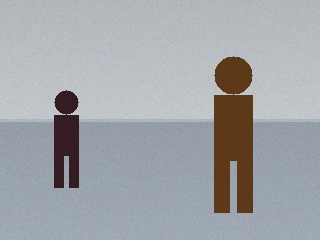
#> input picture vision/dataset/com_presenca/presenca_01.jpg, 320 x 240 px; its folder holds only this picture in this run; the run also reads 1 picture not shown here
$ python detector_presenca.py   (older library calls are emulated)
#> lines starting #> are read from the running program, lines starting #| are printed output that depends on the picture; after the words box and inside, x2 and y2 are one past the last pixel; in counts of white or black regions, pixels touching at a corner belong together
"""
Módulo de Visão Computacional – Detecção de Presença.

Detecta se há uma pessoa próxima ao totem usando duas abordagens:
1. HOG (Histogram of Oriented Gradients) Person Detector — OpenCV
2. MediaPipe Face Detection — detecção facial como proxy de presença

O módulo é usado de duas formas:
- Em tempo real: integrado ao app do totem (Streamlit) como trigger de sessão
- Offline: processamento de imagens do dataset para treinar o classificador

Substitui funcionalmente o sensor PIR do ESP32 descrito na Sprint 1,
usando visão computacional em vez de sensor infravermelho.
"""

import cv2
import numpy as np
import os
import json
from datetime import datetime

# Tentar importar MediaPipe (fallback para HOG se não disponível)
try:
    import mediapipe as mp
    MEDIAPIPE_DISPONIVEL = True
except ImportError:
    MEDIAPIPE_DISPONIVEL = False

BASE_DIR = os.path.dirname(os.path.dirname(os.path.abspath(__file__)))


class DetectorPresenca:
    """
    Detector de presença humana em imagens.

    Combina dois métodos para maior robustez:
    - HOG: detecta corpo inteiro (silhuetas)
    - MediaPipe: detecta rostos (proxy para presença próxima)

    A decisão final usa votação: se qualquer método detecta presença,
    o resultado é positivo (OR lógico), priorizando recall alto —
    no contexto do totem, é melhor ativar a tela desnecessariamente
    do que ignorar um visitante real.
    """

    def __init__(self, metodo: str = "combinado"):
        """
        Inicializa o detector.

        Args:
            metodo: 'hog', 'mediapipe' ou 'combinado' (padrão)
        """
        self.metodo = metodo
        self.hog = None
        self.mp_face = None

        # Inicializar HOG
        if metodo in ("hog", "combinado"):
            self.hog = cv2.HOGDescriptor()
            self.hog.setSVMDetector(cv2.HOGDescriptor_getDefaultPeopleDetector())

        # Inicializar MediaPipe
        if metodo in ("mediapipe", "combinado") and MEDIAPIPE_DISPONIVEL:
            self.mp_face = mp.solutions.face_detection.FaceDetection(
                min_detection_confidence=0.4,
                model_selection=0,  # 0 = curta distância (< 2m), ideal para totem
            )

    def detectar_hog(self, imagem: np.ndarray) -> dict:
        """Detecta pessoas usando HOG + SVM."""
        gray = cv2.cvtColor(imagem, cv2.COLOR_BGR2GRAY)

        # Detectar pessoas
        rects, pesos = self.hog.detectMultiScale(
            gray,
            winStride=(4, 4),
            padding=(8, 8),
            scale=1.05,
        )

        deteccoes = []
        for (x, y, w, h), peso in zip(rects, pesos):
            deteccoes.append({
                "bbox": [int(x), int(y), int(w), int(h)],
                "confianca": round(float(peso), 4),
            })

        return {
            "presenca": len(deteccoes) > 0,
            "num_pessoas": len(deteccoes),
            "confianca_max": max((d["confianca"] for d in deteccoes), default=0.0),
            "deteccoes": deteccoes,
            "metodo": "hog",
        }

    def detectar_mediapipe(self, imagem: np.ndarray) -> dict:
        """Detecta rostos usando MediaPipe Face Detection."""
        if self.mp_face is None:
            return {
                "presenca": False,
                "num_pessoas": 0,
                "confianca_max": 0.0,
                "deteccoes": [],
                "metodo": "mediapipe",
                "erro": "MediaPipe não disponível",
            }

        rgb = cv2.cvtColor(imagem, cv2.COLOR_BGR2RGB)
        resultado = self.mp_face.process(rgb)

        deteccoes = []
        if resultado.detections:
            h_img, w_img = imagem.shape[:2]
            for det in resultado.detections:
                bbox = det.location_data.relative_bounding_box
                deteccoes.append({
                    "bbox": [
                        int(bbox.xmin * w_img),
                        int(bbox.ymin * h_img),
                        int(bbox.width * w_img),
                        int(bbox.height * h_img),
                    ],
                    "confianca": round(det.score[0], 4),
                })

        return {
            "presenca": len(deteccoes) > 0,
            "num_pessoas": len(deteccoes),
            "confianca_max": max((d["confianca"] for d in deteccoes), default=0.0),
            "deteccoes": deteccoes,
            "metodo": "mediapipe",
        }

    def detectar(self, imagem: np.ndarray) -> dict:
        """
        Detecta presença humana na imagem.

        Args:
            imagem: array numpy BGR (OpenCV format)

        Returns:
            dict com presença detectada, confiança e detalhes
        """
        if self.metodo == "hog":
            return self.detectar_hog(imagem)
        elif self.metodo == "mediapipe":
            return self.detectar_mediapipe(imagem)
        else:
            # Método combinado: roda ambos e faz OR lógico
            res_hog = self.detectar_hog(imagem)
            res_mp = self.detectar_mediapipe(imagem)

            presenca = res_hog["presenca"] or res_mp["presenca"]
            confianca = max(res_hog["confianca_max"], res_mp["confianca_max"])
            num_pessoas = max(res_hog["num_pessoas"], res_mp["num_pessoas"])

            return {
                "presenca": presenca,
                "num_pessoas": num_pessoas,
                "confianca_max": round(confianca, 4),
                "metodo": "combinado",
                "detalhe_hog": res_hog,
                "detalhe_mediapipe": res_mp,
            }

    def detectar_arquivo(self, caminho: str) -> dict:
        """Detecta presença a partir de um arquivo de imagem."""
        if not os.path.exists(caminho):
            return {"erro": f"Arquivo não encontrado: {caminho}"}

        imagem = cv2.imread(caminho)
        if imagem is None:
            return {"erro": f"Não foi possível ler a imagem: {caminho}"}

        resultado = self.detectar(imagem)
        resultado["arquivo"] = caminho
        resultado["resolucao"] = f"{imagem.shape[1]}x{imagem.shape[0]}"
        resultado["timestamp"] = datetime.now().strftime("%Y-%m-%d %H:%M:%S")

        return resultado

    def anotar_imagem(self, imagem: np.ndarray, resultado: dict) -> np.ndarray:
        """
        Desenha bounding boxes e informações na imagem.
        Útil para debug e demonstração no vídeo.
        """
        img_anotada = imagem.copy()

        # Cor baseada no resultado
        cor = (0, 200, 0) if resultado["presenca"] else (0, 0, 200)
        label = "PRESENCA DETECTADA" if resultado["presenca"] else "SEM PRESENCA"

        # Label no topo
        cv2.rectangle(img_anotada, (0, 0), (img_anotada.shape[1], 35), cor, -1)
        cv2.putText(img_anotada, label, (10, 25),
                    cv2.FONT_HERSHEY_SIMPLEX, 0.7, (255, 255, 255), 2)

        # Bounding boxes (HOG)
        if "detalhe_hog" in resultado:
            for det in resultado["detalhe_hog"].get("deteccoes", []):
                x, y, w, h = det["bbox"]
                cv2.rectangle(img_anotada, (x, y), (x+w, y+h), (0, 255, 0), 2)
                cv2.putText(img_anotada, f"HOG {det['confianca']:.2f}",
                            (x, y-5), cv2.FONT_HERSHEY_SIMPLEX, 0.4, (0, 255, 0), 1)

        # Bounding boxes (MediaPipe)
        if "detalhe_mediapipe" in resultado:
            for det in resultado["detalhe_mediapipe"].get("deteccoes", []):
                x, y, w, h = det["bbox"]
                cv2.rectangle(img_anotada, (x, y), (x+w, y+h), (255, 0, 0), 2)
                cv2.putText(img_anotada, f"Face {det['confianca']:.2f}",
                            (x, y-5), cv2.FONT_HERSHEY_SIMPLEX, 0.4, (255, 0, 0), 1)

        # Confiança geral
        conf_texto = f"Confianca: {resultado['confianca_max']:.0%}"
        cv2.putText(img_anotada, conf_texto, (10, img_anotada.shape[0] - 10),
                    cv2.FONT_HERSHEY_SIMPLEX, 0.5, (255, 255, 255), 1)

        return img_anotada


def extrair_features(imagem: np.ndarray) -> np.ndarray:
    """
    Extrai features de uma imagem para o classificador de ML.

    Features extraídas:
    1. Histograma de cor (HSV) — 48 bins (16H + 16S + 16V)
    2. Estatísticas de textura — média e desvio de gradientes (2 valores)
    3. Proporção de pixels de pele — 1 valor
    4. HOG features reduzidas — 50 valores (PCA-like via resize)

    Total: 101 features por imagem
    """
    # Resize para normalizar
    img_resized = cv2.resize(imagem, (128, 96))

    # --- Feature 1: Histograma HSV ---
    hsv = cv2.cvtColor(img_resized, cv2.COLOR_BGR2HSV)
    hist_h = cv2.calcHist([hsv], [0], None, [16], [0, 180]).flatten()
    hist_s = cv2.calcHist([hsv], [1], None, [16], [0, 256]).flatten()
    hist_v = cv2.calcHist([hsv], [2], None, [16], [0, 256]).flatten()

    # Normalizar
    hist_h = hist_h / (hist_h.sum() + 1e-7)
    hist_s = hist_s / (hist_s.sum() + 1e-7)
    hist_v = hist_v / (hist_v.sum() + 1e-7)

    # --- Feature 2: Estatísticas de gradiente (textura) ---
    gray = cv2.cvtColor(img_resized, cv2.COLOR_BGR2GRAY)
    sobelx = cv2.Sobel(gray, cv2.CV_64F, 1, 0, ksize=3)
    sobely = cv2.Sobel(gray, cv2.CV_64F, 0, 1, ksize=3)
    mag = np.sqrt(sobelx**2 + sobely**2)
    grad_stats = np.array([mag.mean(), mag.std()])

    # --- Feature 3: Proporção de pixels de pele ---
    lower_skin = np.array([0, 20, 70], dtype=np.uint8)
    upper_skin = np.array([20, 150, 255], dtype=np.uint8)
    mask_skin = cv2.inRange(hsv, lower_skin, upper_skin)
    skin_ratio = np.array([mask_skin.sum() / (255.0 * mask_skin.size)])

    # --- Feature 4: HOG compacto ---
    # Reduzir imagem a 64x48 e calcular HOG simplificado
    img_tiny = cv2.resize(gray, (64, 48))
    # Dividir em blocos 8x8 e calcular gradiente dominante
    hog_features = []
    for y in range(0, 48, 8):
        for x in range(0, 64, 8):
            bloco = img_tiny[y:y+8, x:x+8].astype(np.float32)
            gx = cv2.Sobel(bloco, cv2.CV_32F, 1, 0, ksize=3)
            gy = cv2.Sobel(bloco, cv2.CV_32F, 0, 1, ksize=3)
            mag_b = np.sqrt(gx**2 + gy**2)
            hog_features.append(mag_b.mean())
    hog_features = np.array(hog_features)
    # Normalizar
    hog_features = hog_features / (hog_features.max() + 1e-7)

    # Concatenar todas as features
    features = np.concatenate([hist_h, hist_s, hist_v, grad_stats, skin_ratio, hog_features])

    return features


def processar_dataset(dataset_dir: str = None) -> tuple:
    """
    Processa todas as imagens do dataset e extrai features.

    Returns:
        X: array de features (N, 101)
        y: array de labels (1=presença, 0=ausência)
        arquivos: lista de caminhos
    """
    if dataset_dir is None:
        dataset_dir = os.path.join(BASE_DIR, "vision", "dataset")

    X_list = []
    y_list = []
    arquivos = []

    # Processar imagens com presença
    pasta_com = os.path.join(dataset_dir, "com_presenca")
    if os.path.exists(pasta_com):
        for nome in sorted(os.listdir(pasta_com)):
            if nome.endswith((".jpg", ".png", ".jpeg")):
                caminho = os.path.join(pasta_com, nome)
                img = cv2.imread(caminho)
                if img is not None:
                    features = extrair_features(img)
                    X_list.append(features)
                    y_list.append(1)
                    arquivos.append(caminho)

    # Processar imagens sem presença
    pasta_sem = os.path.join(dataset_dir, "sem_presenca")
    if os.path.exists(pasta_sem):
        for nome in sorted(os.listdir(pasta_sem)):
            if nome.endswith((".jpg", ".png", ".jpeg")):
                caminho = os.path.join(pasta_sem, nome)
                img = cv2.imread(caminho)
                if img is not None:
                    features = extrair_features(img)
                    X_list.append(features)
                    y_list.append(0)
                    arquivos.append(caminho)

    X = np.array(X_list)
    y = np.array(y_list)

    return X, y, arquivos


# =============================================================================
# EXECUÇÃO STANDALONE (teste do detector)
# =============================================================================

if __name__ == "__main__":
    print("=" * 60)
    print("  DETECTOR DE PRESENÇA — TESTE")
    print("=" * 60)

    detector = DetectorPresenca(metodo="hog")  # HOG funciona melhor com silhuetas sintéticas

    dataset_dir = os.path.join(BASE_DIR, "vision", "dataset")
    resultados_dir = os.path.join(BASE_DIR, "vision", "resultados")
    os.makedirs(resultados_dir, exist_ok=True)

    acertos = 0
    total = 0

    for classe, label_real in [("com_presenca", True), ("sem_presenca", False)]:
        pasta = os.path.join(dataset_dir, classe)
        if not os.path.exists(pasta):
            continue

        print(f"\n  Testando {classe}/:")
        for nome in sorted(os.listdir(pasta)):
            if not nome.endswith((".jpg", ".png")):
                continue

            caminho = os.path.join(pasta, nome)
            resultado = detector.detectar_arquivo(caminho)
#> in detectar_arquivo, imagem is the input picture: shape (240, 320, 3); mean B, G, R 168.9, 164.6, 161.7
#> in detectar_hog, `gray = cv2.cvtColor(imagem, cv2.COLOR_BGR2GRAY)`:
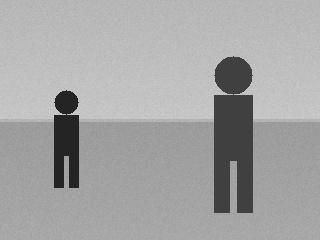
#> gray: shape (240, 320); min 30, max 209, mean 164.2
#> in detectar_hog, `rects, pesos = self.hog.detectMultiScale( gray, winStride=(4, 4), padd..`: rects = [[27, 57, 78, 157], [185, 23, 97, 195]]; pesos = [1.28, 1.49]
#> the loop in detectar_hog, `for (x, y, w, h), peso in zip(rects, pesos):` made 2 passes
#> (x, y, w, h, peso) on passes 1 to 2: (27, 57, 78, 157, 1.28), (185, 23, 97, 195, 1.49)
#> after the loop in detectar_hog, `for (x, y, w, h), peso in zip(rects, pesos):`: deteccoes = 2 items
#> in detectar_arquivo, `resultado = self.detectar(imagem)`: resultado = 5 items
#> resultado = 8 items

            correto = resultado["presenca"] == label_real
#> correto = True
            acertos += int(correto)
#> acertos = 1
            total += 1

            status = "✓" if correto else "✗"
#> status = '✓'
            print(f"    {status} {nome:25s} → detectado={resultado['presenca']}, "
                  f"esperado={label_real}, conf={resultado['confianca_max']:.2f}")
#|     ✓ presenca_01.jpg           → detectado=True, esperado=True, conf=1.49

            # Salvar imagem anotada
            img = cv2.imread(caminho)
            img_anotada = detector.anotar_imagem(img, resultado)
#> in anotar_imagem, `cor = (0, 200, 0) if resultado["presenca"] else (0, 0, 200)`: cor = (0, 200, 0)
#> in anotar_imagem, `label = "PRESENCA DETECTADA" if resultado["presenca"] else "SEM PRESEN..`: label = 'PRESENCA DETECTADA'
#> in anotar_imagem, `conf_texto = f"Confianca: {resultado['confianca_max']:.0%}"`: conf_texto = 'Confianca: 149%'
#> in anotar_imagem, `cv2.putText(img_anotada, conf_texto, (10, img_anotada.shape[0] - 10), ..`:
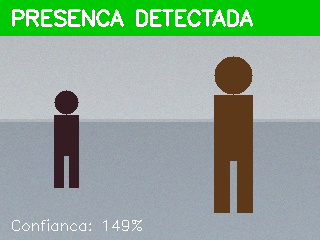
#> img_anotada: shape (240, 320, 3); mean B, G, R 147.3, 168.6, 141.5
            cv2.imwrite(os.path.join(resultados_dir, f"anotado_{nome}"), img_anotada)
#> pass 2 of the loop `for classe, label_real in [("com_presenca", True), ("sem_presenca", Fa..`:
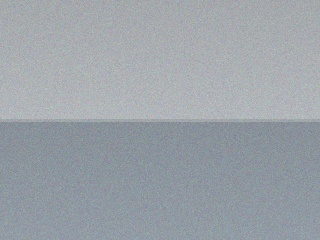
#> input picture vision/dataset/sem_presenca/vazio_01.jpg, 320 x 240 px
#> in detectar_arquivo, imagem is the input picture: shape (240, 320, 3); mean B, G, R 168.9, 162.4, 156
#> in detectar_arquivo (call 2), `resultado = self.detectar(imagem)`: resultado = {'presenca': False, 'num_pessoas': 0, 'confianca_max': 0, 'deteccoes': [], 'metodo': 'hog'}
#> acertos = 2
#|     ✓ vazio_01.jpg              → detectado=False, esperado=False, conf=0.00
#> cor = (0, 0, 200)
#> label = 'SEM PRESENCA'
#> conf_texto = 'Confianca: 0%'
#> in anotar_imagem (call 2), `cv2.putText(img_anotada, conf_texto, (10, img_anotada.shape[0] - 10), ..`:
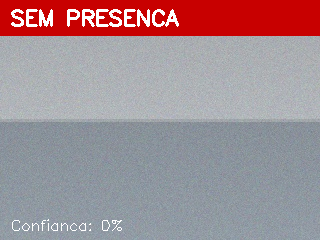
#> img_anotada: shape (240, 320, 3); mean B, G, R 147.7, 141.9, 162.5

    print(f"\n  Acurácia do detector: {acertos}/{total} = {acertos/total:.1%}")
#|   Acurácia do detector: 2/2 = 100.0%
    print(f"  Imagens anotadas salvas em: {resultados_dir}/")

    # Extrair features do dataset
    print("\n" + "=" * 60)
    print("  EXTRAÇÃO DE FEATURES PARA ML")
    print("=" * 60)

    X, y, arquivos = processar_dataset()
#> in extrair_features, `hsv = cv2.cvtColor(img_resized, cv2.COLOR_BGR2HSV)`: hsv: shape (96, 128, 3); mean H, S, V 99.9, 32.7, 174.1
#> in extrair_features, `hist_h = cv2.calcHist([hsv], [0], None, [16], [0, 180]).flatten()`: hist_h = [53, 923, 5, 1, 0, 2, 0, 8, 1421, 9081, 376, 32, 28, 33, 44, 281]
#> in extrair_features, `hist_s = cv2.calcHist([hsv], [1], None, [16], [0, 256]).flatten()`: hist_s = [5616, 5152, 401, 11, 4, 10, 31, 233, 21, 22, 99, 595, 93, 0, 0, 0]
#> in extrair_features, `hist_v = cv2.calcHist([hsv], [2], None, [16], [0, 256]).flatten()`: hist_v = [0, 0, 4, 280, 43, 802, 25, 6, 72, 19, 3543, 3740, 3749, 5, 0, 0]
#> in extrair_features, `hist_h = hist_h / (hist_h.sum() + 1e-7)`: hist_h = [0.00431, 0.0751, 0.000407, 8.14e-05, 0, 0.000163, 0, 0.000651, 0.116, 0.739, 0.0306, 0.0026, 0.00228, 0.00269, 0.00358, 0.0229]
#> in extrair_features, `hist_s = hist_s / (hist_s.sum() + 1e-7)`: hist_s = [0.457, 0.419, 0.0326, 0.000895, 0.000326, 0.000814, 0.00252, 0.019, 0.00171, 0.00179, 0.00806, 0.0484, 0.00757, 0, 0, 0]
#> in extrair_features, `hist_v = hist_v / (hist_v.sum() + 1e-7)`: hist_v = [0, 0, 0.000326, 0.0228, 0.0035, 0.0653, 0.00203, 0.000488, 0.00586, 0.00155, 0.288, 0.304, 0.305, 0.000407, 0, 0]
#> in extrair_features, `grad_stats = np.array([mag.mean(), mag.std()])`: grad_stats = [34.67, 96.73]
#> in extrair_features, `mask_skin = cv2.inRange(hsv, lower_skin, upper_skin)`:
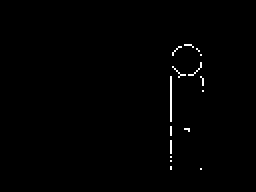
#> mask_skin: shape (96, 128) (shown 2 times larger); 0.66% white in thin lines or dots, all inside (x1, y1, x2, y2) = (85, 22, 102, 85)
#> in extrair_features, `skin_ratio = np.array([mask_skin.sum() / (255.0 * mask_skin.size)])`: skin_ratio = [0.00659]
#> after the loop in extrair_features, `for y in range(0, 48, 8):`: hog_features = 48 values, max 228.3 at index 17, min 4.24 at index 35, mean 39.46
#> in extrair_features, `hog_features = hog_features / (hog_features.max() + 1e-7)`: hog_features = 48 values, max 1 at index 17, min 0.0186 at index 35, mean 0.173
#> in extrair_features, `features = np.concatenate([hist_h, hist_s, hist_v, grad_stats, skin_ra..`: features = 99 values, max 96.73 at index 49, min 0 at index 4, mean 1.44
#> in extrair_features (call 2), `img_resized = cv2.resize(imagem, (128, 96))`:
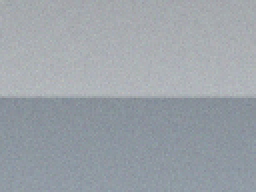
#> img_resized: shape (96, 128, 3) (shown 2 times larger); mean B, G, R 168.9, 162.4, 155.9
#> in extrair_features (call 2), `hsv = cv2.cvtColor(img_resized, cv2.COLOR_BGR2HSV)`: hsv: shape (96, 128, 3); mean H, S, V 105.3, 20.1, 168.9
#> in extrair_features (call 2), `hist_h = cv2.calcHist([hsv], [0], None, [16], [0, 180]).flatten()`: hist_h = [1, 1, 1, 1, 1, 7, 40, 166, 2928, 7534, 1339, 249, 13, 6, 1, 0]
#> in extrair_features (call 2), `hist_s = cv2.calcHist([hsv], [1], None, [16], [0, 256]).flatten()`: hist_s = [5302, 5651, 1335, 0, 0, 0, 0, 0, 0, 0, 0, 0, 0, 0, 0, 0]
#> in extrair_features (call 2), `hist_v = cv2.calcHist([hsv], [2], None, [16], [0, 256]).flatten()`: hist_v = [0, 0, 0, 0, 0, 0, 0, 0, 4, 3293, 4581, 4381, 29, 0, 0, 0]
#> in extrair_features (call 2), `hist_h = hist_h / (hist_h.sum() + 1e-7)`: hist_h = [8.14e-05, 8.14e-05, 8.14e-05, 8.14e-05, 8.14e-05, 0.00057, 0.00326, 0.0135, 0.238, 0.613, 0.109, 0.0203, 0.00106, 0.000488, 8.14e-05, 0]
#> in extrair_features (call 2), `hist_s = hist_s / (hist_s.sum() + 1e-7)`: hist_s = [0.431, 0.46, 0.109, 0, 0, 0, 0, 0, 0, 0, 0, 0, 0, 0, 0, 0]
#> in extrair_features (call 2), `hist_v = hist_v / (hist_v.sum() + 1e-7)`: hist_v = [0, 0, 0, 0, 0, 0, 0, 0, 0.000326, 0.268, 0.373, 0.357, 0.00236, 0, 0, 0]
#> in extrair_features (call 2), `sobelx = cv2.Sobel(gray, cv2.CV_64F, 1, 0, ksize=3)`:
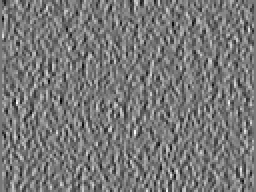
#> sobelx: shape (96, 128) float64 (shown 2 times larger); min -40, max 45, mean 0; drawn with min black and max white
#> in extrair_features (call 2), `sobely = cv2.Sobel(gray, cv2.CV_64F, 0, 1, ksize=3)`:
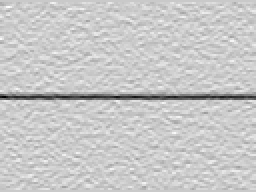
#> sobely: shape (96, 128) float64 (shown 2 times larger); min -179, max 47, mean -1.1; drawn with min black and max white
#> in extrair_features (call 2), `mag = np.sqrt(sobelx**2 + sobely**2)`:
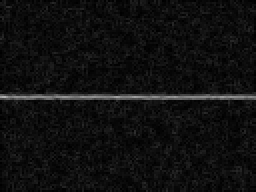
#> mag: shape (96, 128) float64 (shown 2 times larger); min 0, max 179.8, mean 16.2
#> in extrair_features (call 2), `grad_stats = np.array([mag.mean(), mag.std()])`: grad_stats = [16.23, 17.22]
#> in extrair_features (call 2), `mask_skin = cv2.inRange(hsv, lower_skin, upper_skin)`: mask_skin: shape (96, 128); every value is 0
#> in extrair_features (call 2), `skin_ratio = np.array([mask_skin.sum() / (255.0 * mask_skin.size)])`: skin_ratio = [0]
#> after the loop in extrair_features (call 2), `for y in range(0, 48, 8):`: hog_features = 48 values, max 11.36 at index 30, min 5.34 at index 32, mean 7.37
#> in extrair_features (call 2), `hog_features = hog_features / (hog_features.max() + 1e-7)`: hog_features = 48 values, max 1 at index 30, min 0.47 at index 32, mean 0.648
#> in extrair_features (call 2), `features = np.concatenate([hist_h, hist_s, hist_v, grad_stats, skin_ra..`: features = 99 values, max 17.22 at index 49, min 0 at index 15, mean 0.682
#> y = [1, 0]; arquivos = 2 items
    print(f"\n  Features extraídas: {X.shape}")
#|   Features extraídas: (2, 99)
    print(f"  Com presença: {(y == 1).sum()}")
#|   Com presença: 1
    print(f"  Sem presença: {(y == 0).sum()}")
#|   Sem presença: 1
    print(f"  Features por imagem: {X.shape[1]}")
#|   Features por imagem: 99
